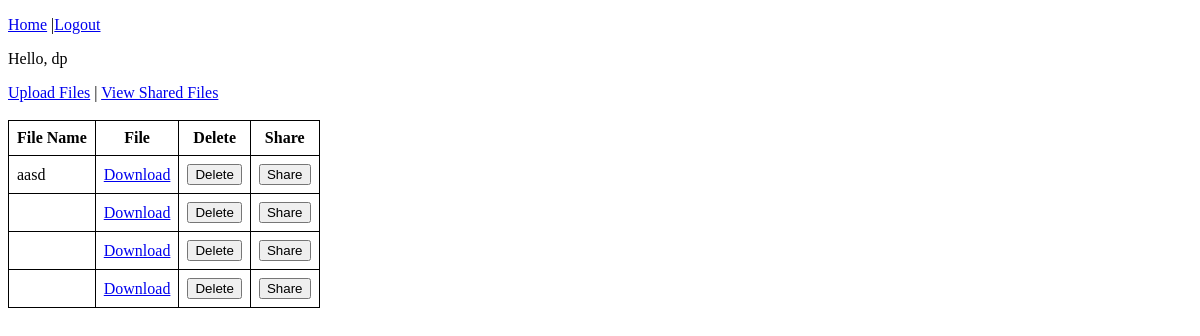
The page /show_file/ (signed in) on the database as committed earlier.
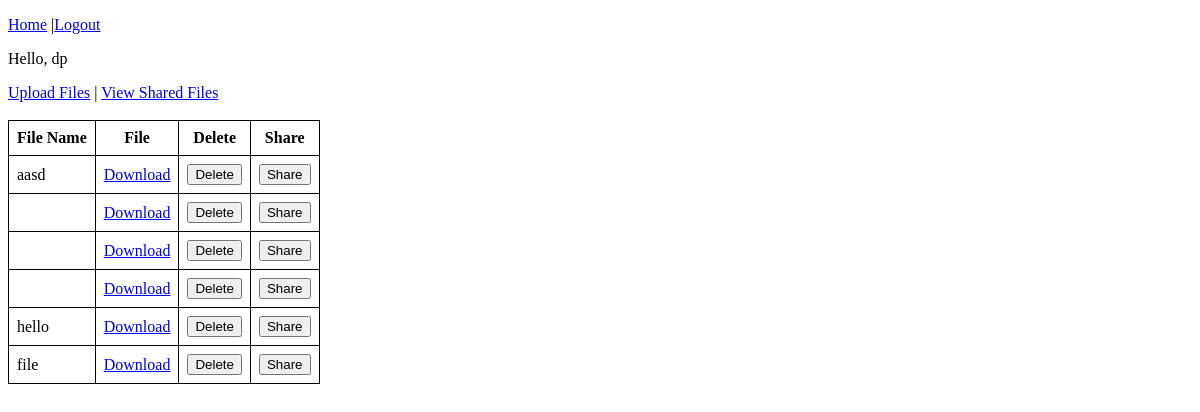
The same page on the database as committed later.
### accounts/models.py (models this page shows, shortened)
class UserFiles(models.Model):
    user = models.ForeignKey(CustomUser,on_delete=models.CASCADE)
    file_name = models.CharField(max_length=30,blank=True)
    file = models.FileField(upload_to="users/files/")

### accounts/views.py (the view)
# urls.py: path('show_file/',show_files_view, name="show_file"),
@login_required(login_url='/login/')
def show_files_view(request):
    context={}
    files = UserFiles.objects.filter(user=request.user)
    context['files'] = files
    return render(request,"show_files.html",context)

### templates/show_files.html (shortened to what this page needs)
{% extends 'base.html' %}
{% block content %}
<a href="{%url 'upload_file'%}">Upload Files</a> | <a href="{%url 'show_shared_file'%}">View Shared Files</a><br><br>
    {%if files|length > 0%}
        <table id="table">
            <tr class="header">
            <th >File Name</th>
            <th >File</th>
            <th >Delete</th>
            <th>Share</th>
            </tr>
            {%for file in files%}
            <tr>
                <td>{{file.file_name}}</td>
                <td><a href="{{file.file.url}}" target="_blank">Download</a></td>
                <td>
                    <form method="post" action="{%url 'delete_file' file.pk%}">
                        <button type="submit">Delete</button>
                    </form>
                </td>
                <td>
                    <form method="post" action="{%url 'share_file' file.pk%}">
                        <button type="submit">Share</button>
                    </form>
                </td>
            </tr>
            {%endfor%}
        </table>
    {%else%}
        No files have been uploaded by you yet
    {%endif%}
{% endblock %}

Rows that differ between the two databases and show on the page:
added UserFiles: file_name "hello"
added UserFiles: file_name "file"
